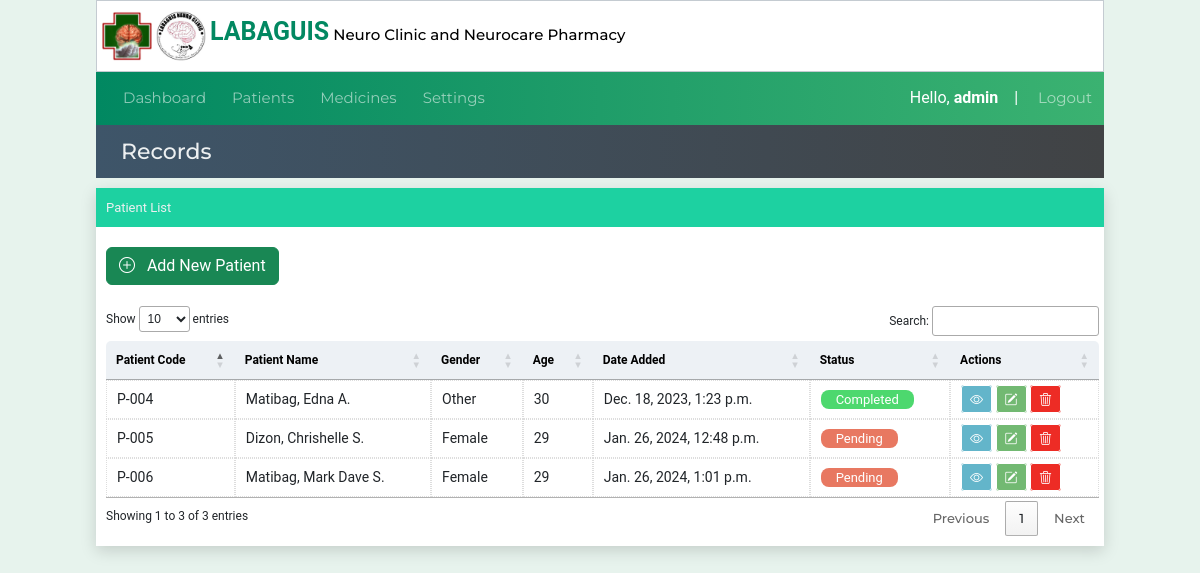
Screenshot of /patienttable (signed in) with the database file from the repository.
### website/models.py (models this page shows)
class Patient(models.Model):
    created_at = models.DateTimeField(auto_now_add=True)
    patient_code=models.CharField(max_length=50)
    first_name = models.CharField(max_length=50)
    middle_name = models.CharField(max_length=50)
    last_name = models.CharField(max_length=50)
    age = models.CharField(max_length=50)
    bday = models.CharField(max_length=50,default='')
    civil_status = models.CharField(max_length=50,default='')
    gender = models.CharField(max_length=50)
    address = models.CharField(max_length=100)
    contact_number = models.CharField(max_length=50)
    srID = models.CharField(max_length=50,null=True, blank=True)
    pwdID = models.CharField(max_length=50,null=True, blank=True)
    nationality = models.CharField(max_length=50,null=True, blank=True)
    def __str__(self):
        return self.patient_code

### website/views.py (the view)
# urls.py: path('patienttable',views.patienttable, name='patienttable'),
@login_required(login_url="loginuser")
def patienttable(request):
    patientsdata =  Patient.objects.all()
    status=[]
    for pd in patientsdata:
        data = Patienthistory.objects.filter(patient_code=pd)
        for n in range(len(data)):
            if data[n].diagnosis=='*under observation' or data[n].plans_recommendations=='None' or data[n].plans_recommendations=='*under observation' or data[n].objectives=='*None' or data[n].objectives=='*under observation':
                data_status = 'Pending'
                break
            else:
               data_status = 'Completed'
        status.append(data_status)
    print(data)
    context = {'patientsdata':patientsdata,
               'status':status}
    return render(request, 'patienttable.html',context)

### website/templates/patienttable.html
{% extends 'index.html' %}
{% block pagetitle %}
Records
{% endblock pagetitle %}
{% block content%}
    <div class="container2">
      <div class="title-form">Patient List</div>
      <div class="table-box">
        <a href="{% url "patientlist" %}" class="btn btn-success mb-3" type="submit"><i class="bi bi-plus-circle"></i> &nbsp Add New Patient</a>
        {% include 'patientstable.html' %}
      </div>
{%endblock%}

### website/templates/navbar.html (shortened to what this page needs)
<div class="header-main5" style="z-index: 2;">
    <nav class="navbar navbar-dark navbar-expand-md ">
        <div class="container-fluid" >
          <div class="collapse navbar-collapse" id="navbarNav">
            <ul class="navbar-nav">
              <li class="nav-item ">
                <a class="nav-link " aria-current="page" href="{% url "dashboard" %}">Dashboard</a>
              </li>
              <li class="nav-item">
                <a class="nav-link " href="{% url "patienttable" %}">Patients</a>
              </li>
              <li class="nav-item">
                <a class="nav-link" href="{% url "medications" %}">Medicines</a>
              </li>
              <li class="nav-item">
                <a class="nav-link" href="{% url "medicationsettings" %}">Settings</a>
              </li>
            </ul>
          </div>
          Hello,&nbsp <b>{{request.user}}</b> &nbsp &nbsp | &nbsp
        </div>
        <a class="nav-item nav-link navbar-nav" style="margin-right:10px;" href="{% url "logoutuser" %}">Logout</a>
      </nav>
</div>

### website/templates/patientstable.html
    <table id="patienttable" class="patient-tables content-table">
      <thead >
        <th>Patient Code</th>
        <th>Patient Name</th>
        <th>Gender</th>
        <th>Age</th>
        <th>Date Added</th>
        <th>Status</th>
        <th>Actions</th>
      </thead>
      <tbody>
        {% for x in patientsdata %}
        {% for y in status  %}
        {% if forloop.counter == forloop.parentloop.counter %}
        <tr>
          <td>{{x.patient_code}}</td>
          <td>{{x.last_name}}, {{x.first_name}} {{x.middle_name.0}}.</td>
          <td>{{x.gender}}</td>
          <td>{{x.age}}</td>
          <td>{{x.created_at}}</td>
        {% if y == "Completed" %}
          <td><span id="completed">{{y}}</span></td>
        {% elif y == "Pending" %}
          <td><span id="pending">{{y}}</span></td>
        {% endif %}
          <td>
            <a href="{% url 'patientinfo' x.id %}" id="link-view"><i class="bi bi-eye"></i></a>
            <a href="{% url 'editpatient' x.id %}" id="link-edit"><i class="bi bi-pencil-square"></i></a>
            <a href="{% url 'deletepatient' x.id %}" id="link-delete"><i class="bi bi-trash3"></i></a>
          </td>
        </tr>
        {% endif %}
        {% endfor %}  {% endfor %}
      </tbody>
    </table>

### website/static/style.css (style rules this page uses)
* { box-sizing:border-box; margin: 0; padding: 0; font-family: 'Roboto', sans-serif; }
body { background-color: #e7f3ed; }
header li,a,strong, button { font-family: 'Montserrat', sans-serif; font-weight: 500; font-size: 13px; color: #edf0f1; text-decoration: none; padding: 0px 0px; margin: 0px 0px; }
.nav-link { font-size: 15px; }
.container2 { height: 100%; margin-top: 10px; width: 100%; background-color: white; box-shadow: 0 5px 15px 0 #00000026; }
.title-form { color: #edf0f1 ; padding: 10px; font-size: 13px; background: #1dd1a1; }
.left-menu lu,li { font-size: 5px; text-decoration: none; color: black; padding: 5px; list-style: none; margin: 0; }
.table-box { margin: 20px 0; padding: 0 5px 10px 10px; background-color: white; height: auto; width: 100%; font-size: 12px; }
table { width: 100%; }
th { padding: 10px; font-size: 12px; color: black; background-color: #b4c3d33c; }
tr { font-size: 14px; }
td { border: 1px dotted #ddd; width: auto; }
#link-view { color: white; border: 1px solid white; padding: 5px 8px; background-color: #0087a99c; border-radius: 3px; }
#link-edit { color: white; border: 1px solid white; padding: 5px 8px; background-color:rgba(0, 128, 0, 0.553); border-radius: 3px; }
#link-delete { color: white; border: 1px solid white; padding: 5px 8px; background-color:rgba(235, 18, 11, 0.89); border-radius: 3px; }
.header-main5 { height: 100%; margin: 0px 8%; background-color: #80c3e3; background: rgb(1,136,97); background: linear-gradient(90deg, rgba(1,136,97,1) 0%, rgba(31,157,105,1) 50%, rgba(59,178,113,1) 100%); color: white; }
.navbar { padding: 2px; }
.reg-rows label,span,p,ul,li { font-size: 15px; }
.content-table { border-collapse: collapse; margin: 25px 0; font-size: 0.9em; min-width: 400px; border-radius: 5px 5px 0 0; overflow: hidden; }
#pending { padding: 2px 15px; background-color: #e87861; color: white; font-size: 13px; border-radius: 8px; }
#completed { padding: 2px 15px; background-color: #4dd86e; color: white; font-size: 13px; border-radius: 8px; }

### rows the page displays
Patient: patient_code "P-004", last_name "Matibag", first_name "Edna", middle_name.0 "A", gender "Other", age "30", created_at "Dec. 18, 2023, 1:23 p.m.", status "Completed"
Patient: patient_code "P-005", last_name "Dizon", first_name "Chrishelle", middle_name.0 "S", gender "Female", age "29", created_at "Jan. 26, 2024, 12:48 p.m.", status "Pending"
Patient: patient_code "P-006", last_name "Matibag", first_name "Mark Dave", middle_name.0 "S", gender "Female", age "29", created_at "Jan. 26, 2024, 1:01 p.m.", status "Pending"

### other values shown
{{ request.user }} "admin"
